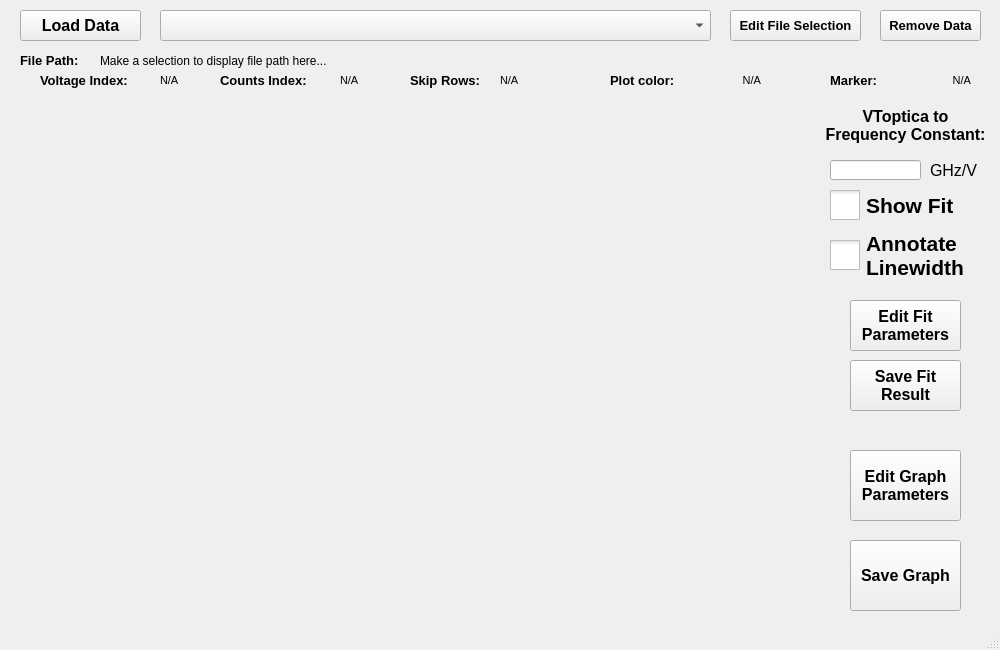
<?xml version="1.0" encoding="UTF-8"?>
<ui version="4.0">
 <class>MainWindow</class>
 <widget class="QMainWindow" name="MainWindow">
  <property name="geometry">
   <rect>
    <x>0</x>
    <y>0</y>
    <width>1000</width>
    <height>650</height>
   </rect>
  </property>
  <property name="minimumSize">
   <size>
    <width>1000</width>
    <height>650</height>
   </size>
  </property>
  <property name="windowTitle">
   <string>RF data plot and fit</string>
  </property>
  <widget class="QWidget" name="centralwidget">
   <widget class="QComboBox" name="comboBox_ListDataName">
    <property name="geometry">
     <rect>
      <x>160</x>
      <y>10</y>
      <width>551</width>
      <height>31</height>
     </rect>
    </property>
   </widget>
   <widget class="QPushButton" name="pushButton_LoadData">
    <property name="geometry">
     <rect>
      <x>20</x>
      <y>10</y>
      <width>121</width>
      <height>31</height>
     </rect>
    </property>
    <property name="font">
     <font>
      <pointsize>12</pointsize>
      <weight>75</weight>
      <bold>true</bold>
     </font>
    </property>
    <property name="text">
     <string>Load Data</string>
    </property>
   </widget>
   <widget class="QPushButton" name="pushButton_EditFileSelection">
    <property name="geometry">
     <rect>
      <x>730</x>
      <y>10</y>
      <width>131</width>
      <height>31</height>
     </rect>
    </property>
    <property name="font">
     <font>
      <pointsize>10</pointsize>
      <weight>75</weight>
      <bold>true</bold>
     </font>
    </property>
    <property name="text">
     <string>Edit File Selection</string>
    </property>
   </widget>
   <widget class="QLabel" name="label1">
    <property name="geometry">
     <rect>
      <x>20</x>
      <y>50</y>
      <width>71</width>
      <height>21</height>
     </rect>
    </property>
    <property name="font">
     <font>
      <pointsize>10</pointsize>
      <weight>75</weight>
      <bold>true</bold>
     </font>
    </property>
    <property name="text">
     <string>File Path:</string>
    </property>
   </widget>
   <widget class="QLabel" name="label_FilePath">
    <property name="geometry">
     <rect>
      <x>100</x>
      <y>50</y>
      <width>841</width>
      <height>21</height>
     </rect>
    </property>
    <property name="text">
     <string>Make a selection to display file path here...</string>
    </property>
    <property name="wordWrap">
     <bool>true</bool>
    </property>
   </widget>
   <widget class="QLabel" name="label2">
    <property name="geometry">
     <rect>
      <x>40</x>
      <y>70</y>
      <width>101</width>
      <height>21</height>
     </rect>
    </property>
    <property name="font">
     <font>
      <pointsize>10</pointsize>
      <weight>75</weight>
      <bold>true</bold>
     </font>
    </property>
    <property name="text">
     <string>Voltage Index:</string>
    </property>
   </widget>
   <widget class="QLabel" name="label3">
    <property name="geometry">
     <rect>
      <x>220</x>
      <y>70</y>
      <width>101</width>
      <height>21</height>
     </rect>
    </property>
    <property name="font">
     <font>
      <pointsize>10</pointsize>
      <weight>75</weight>
      <bold>true</bold>
     </font>
    </property>
    <property name="text">
     <string>Counts Index:</string>
    </property>
   </widget>
   <widget class="QLabel" name="label4">
    <property name="geometry">
     <rect>
      <x>410</x>
      <y>70</y>
      <width>81</width>
      <height>21</height>
     </rect>
    </property>
    <property name="font">
     <font>
      <pointsize>10</pointsize>
      <weight>75</weight>
      <bold>true</bold>
     </font>
    </property>
    <property name="text">
     <string>Skip Rows:</string>
    </property>
   </widget>
   <widget class="QLabel" name="label_VoltageIndex">
    <property name="geometry">
     <rect>
      <x>160</x>
      <y>70</y>
      <width>31</width>
      <height>21</height>
     </rect>
    </property>
    <property name="font">
     <font>
      <pointsize>8</pointsize>
     </font>
    </property>
    <property name="text">
     <string>N/A</string>
    </property>
   </widget>
   <widget class="QLabel" name="label_CountsIndex">
    <property name="geometry">
     <rect>
      <x>340</x>
      <y>70</y>
      <width>31</width>
      <height>21</height>
     </rect>
    </property>
    <property name="font">
     <font>
      <pointsize>8</pointsize>
     </font>
    </property>
    <property name="text">
     <string>N/A</string>
    </property>
   </widget>
   <widget class="QLabel" name="label_SkipRows">
    <property name="geometry">
     <rect>
      <x>500</x>
      <y>70</y>
      <width>31</width>
      <height>21</height>
     </rect>
    </property>
    <property name="font">
     <font>
      <pointsize>8</pointsize>
     </font>
    </property>
    <property name="text">
     <string>N/A</string>
    </property>
   </widget>
   <widget class="QPushButton" name="pushButton_RemoveData">
    <property name="geometry">
     <rect>
      <x>880</x>
      <y>10</y>
      <width>101</width>
      <height>31</height>
     </rect>
    </property>
    <property name="font">
     <font>
      <pointsize>10</pointsize>
      <weight>75</weight>
      <bold>true</bold>
     </font>
    </property>
    <property name="text">
     <string>Remove Data</string>
    </property>
   </widget>
   <widget class="QWidget" name="plotWidget" native="true">
    <property name="geometry">
     <rect>
      <x>10</x>
      <y>110</y>
      <width>800</width>
      <height>500</height>
     </rect>
    </property>
   </widget>
   <widget class="QPushButton" name="pushButton_EditFitParameters">
    <property name="geometry">
     <rect>
      <x>850</x>
      <y>300</y>
      <width>111</width>
      <height>51</height>
     </rect>
    </property>
    <property name="font">
     <font>
      <pointsize>12</pointsize>
      <weight>75</weight>
      <bold>true</bold>
      <stylestrategy>PreferDefault</stylestrategy>
     </font>
    </property>
    <property name="toolTip">
     <string>&lt;html&gt;&lt;head/&gt;&lt;body&gt;&lt;p&gt;Fit Parameters&lt;/p&gt;&lt;p&gt;&lt;br/&gt;&lt;/p&gt;&lt;/body&gt;&lt;/html&gt;</string>
    </property>
    <property name="text">
     <string>Edit Fit 
Parameters</string>
    </property>
   </widget>
   <widget class="QCheckBox" name="checkBox_ShowFit">
    <property name="geometry">
     <rect>
      <x>830</x>
      <y>170</y>
      <width>131</width>
      <height>71</height>
     </rect>
    </property>
    <property name="font">
     <font>
      <pointsize>16</pointsize>
      <weight>75</weight>
      <bold>true</bold>
     </font>
    </property>
    <property name="styleSheet">
     <string notr="true">QCheckBox::indicator {
     width: 30px;
     height: 30px;
}</string>
    </property>
    <property name="text">
     <string>Show Fit</string>
    </property>
    <property name="iconSize">
     <size>
      <width>20</width>
      <height>20</height>
     </size>
    </property>
   </widget>
   <widget class="QPushButton" name="pushButton_EditGraphParameters">
    <property name="geometry">
     <rect>
      <x>850</x>
      <y>450</y>
      <width>111</width>
      <height>71</height>
     </rect>
    </property>
    <property name="font">
     <font>
      <pointsize>12</pointsize>
      <weight>75</weight>
      <bold>true</bold>
      <stylestrategy>PreferDefault</stylestrategy>
     </font>
    </property>
    <property name="toolTip">
     <string>&lt;html&gt;&lt;head/&gt;&lt;body&gt;&lt;p&gt;Fit Parameters&lt;/p&gt;&lt;p&gt;&lt;br/&gt;&lt;/p&gt;&lt;/body&gt;&lt;/html&gt;</string>
    </property>
    <property name="text">
     <string>Edit Graph 
Parameters</string>
    </property>
   </widget>
   <widget class="QPushButton" name="pushButton_SaveGraph">
    <property name="geometry">
     <rect>
      <x>850</x>
      <y>540</y>
      <width>111</width>
      <height>71</height>
     </rect>
    </property>
    <property name="font">
     <font>
      <pointsize>12</pointsize>
      <weight>75</weight>
      <bold>true</bold>
      <stylestrategy>PreferDefault</stylestrategy>
     </font>
    </property>
    <property name="toolTip">
     <string>&lt;html&gt;&lt;head/&gt;&lt;body&gt;&lt;p&gt;Fit Parameters&lt;/p&gt;&lt;p&gt;&lt;br/&gt;&lt;/p&gt;&lt;/body&gt;&lt;/html&gt;</string>
    </property>
    <property name="text">
     <string>Save Graph</string>
    </property>
   </widget>
   <widget class="QLabel" name="label5">
    <property name="geometry">
     <rect>
      <x>820</x>
      <y>100</y>
      <width>171</width>
      <height>51</height>
     </rect>
    </property>
    <property name="font">
     <font>
      <pointsize>12</pointsize>
      <weight>75</weight>
      <bold>true</bold>
     </font>
    </property>
    <property name="text">
     <string>VToptica to Frequency Constant:</string>
    </property>
    <property name="alignment">
     <set>Qt::AlignCenter</set>
    </property>
    <property name="wordWrap">
     <bool>true</bool>
    </property>
   </widget>
   <widget class="QLineEdit" name="lineEdit_VoltageFrequencyConstant">
    <property name="geometry">
     <rect>
      <x>830</x>
      <y>160</y>
      <width>91</width>
      <height>20</height>
     </rect>
    </property>
    <property name="font">
     <font>
      <pointsize>12</pointsize>
     </font>
    </property>
    <property name="text">
     <string/>
    </property>
    <property name="alignment">
     <set>Qt::AlignRight|Qt::AlignTrailing|Qt::AlignVCenter</set>
    </property>
   </widget>
   <widget class="QLabel" name="label">
    <property name="geometry">
     <rect>
      <x>930</x>
      <y>160</y>
      <width>47</width>
      <height>21</height>
     </rect>
    </property>
    <property name="font">
     <font>
      <pointsize>12</pointsize>
     </font>
    </property>
    <property name="text">
     <string>GHz/V</string>
    </property>
   </widget>
   <widget class="QPushButton" name="pushButton_SaveFitResult">
    <property name="geometry">
     <rect>
      <x>850</x>
      <y>360</y>
      <width>111</width>
      <height>51</height>
     </rect>
    </property>
    <property name="font">
     <font>
      <pointsize>12</pointsize>
      <weight>75</weight>
      <bold>true</bold>
      <stylestrategy>PreferDefault</stylestrategy>
     </font>
    </property>
    <property name="toolTip">
     <string>&lt;html&gt;&lt;head/&gt;&lt;body&gt;&lt;p&gt;Fit Parameters&lt;/p&gt;&lt;p&gt;&lt;br/&gt;&lt;/p&gt;&lt;/body&gt;&lt;/html&gt;</string>
    </property>
    <property name="text">
     <string>Save Fit 
Result</string>
    </property>
   </widget>
   <widget class="QLabel" name="label6">
    <property name="geometry">
     <rect>
      <x>610</x>
      <y>70</y>
      <width>81</width>
      <height>21</height>
     </rect>
    </property>
    <property name="font">
     <font>
      <pointsize>10</pointsize>
      <weight>75</weight>
      <bold>true</bold>
     </font>
    </property>
    <property name="text">
     <string>Plot color:</string>
    </property>
   </widget>
   <widget class="QLabel" name="label_PlotColor">
    <property name="geometry">
     <rect>
      <x>690</x>
      <y>70</y>
      <width>71</width>
      <height>21</height>
     </rect>
    </property>
    <property name="font">
     <font>
      <pointsize>8</pointsize>
     </font>
    </property>
    <property name="text">
     <string>N/A</string>
    </property>
    <property name="alignment">
     <set>Qt::AlignRight|Qt::AlignTrailing|Qt::AlignVCenter</set>
    </property>
   </widget>
   <widget class="QLabel" name="label7">
    <property name="geometry">
     <rect>
      <x>830</x>
      <y>70</y>
      <width>61</width>
      <height>21</height>
     </rect>
    </property>
    <property name="font">
     <font>
      <pointsize>10</pointsize>
      <weight>75</weight>
      <bold>true</bold>
     </font>
    </property>
    <property name="text">
     <string>Marker:</string>
    </property>
   </widget>
   <widget class="QLabel" name="label_MarkerStyle">
    <property name="geometry">
     <rect>
      <x>900</x>
      <y>70</y>
      <width>71</width>
      <height>21</height>
     </rect>
    </property>
    <property name="font">
     <font>
      <pointsize>8</pointsize>
     </font>
    </property>
    <property name="text">
     <string>N/A</string>
    </property>
    <property name="alignment">
     <set>Qt::AlignRight|Qt::AlignTrailing|Qt::AlignVCenter</set>
    </property>
   </widget>
   <widget class="QCheckBox" name="checkBox_AnnotateLinewidth">
    <property name="geometry">
     <rect>
      <x>830</x>
      <y>220</y>
      <width>151</width>
      <height>71</height>
     </rect>
    </property>
    <property name="font">
     <font>
      <pointsize>16</pointsize>
      <weight>75</weight>
      <bold>true</bold>
     </font>
    </property>
    <property name="styleSheet">
     <string notr="true">QCheckBox::indicator {
     width: 30px;
     height: 30px;
}</string>
    </property>
    <property name="text">
     <string>Annotate 
Linewidth</string>
    </property>
    <property name="iconSize">
     <size>
      <width>20</width>
      <height>20</height>
     </size>
    </property>
   </widget>
  </widget>
  <widget class="QStatusBar" name="statusbar"/>
 </widget>
 <resources/>
 <connections/>
</ui>
